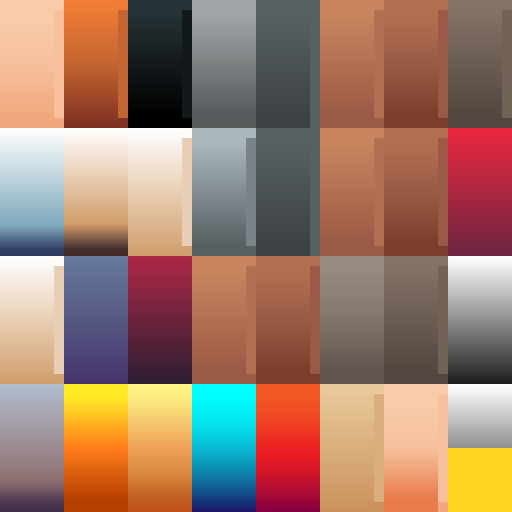
#> input picture assets/source/kaykit-skeletons/skeleton_texture.png, 1024 x 1024 px (shown at 1/2 size)
$ python skeleton-texture.py
#> lines starting #> are read from the running program, lines starting #| are printed output that depends on the picture
# Skelett-Textur auf die Knetkeller-Palette (docs/GDD.md, Stilguide): Farbton und Sättigung aus der Palette,
# Helligkeitsverlauf aus dem Original, damit die Schattierung von KayKit bleibt. Gleiche Größe und Lage wie das Original.
# Aufruf: python3 tools/skeleton-texture.py   (braucht Pillow)
import colorsys
from pathlib import Path
from PIL import Image
ROOT = Path(__file__).resolve().parent.parent
SRC = ROOT / "assets/source/kaykit-skeletons/skeleton_texture.png"
OUT = ROOT / "assets/textures/figures/skeleton/skeleton_keller.png"
src, out = SRC, OUT
hexrgb = lambda h: tuple(int(h[i:i+2], 16) for i in (1, 3, 5))
P = {"knochen": hexrgb("#E2D3B4"), "gefahr": hexrgb("#C8432F"), "schatten": hexrgb("#2A2230"), "metall": hexrgb("#5E6168"),
     "akzent": hexrgb("#E8B23A"), "holz": hexrgb("#8A5A34"), "kuehl": hexrgb("#4E6670"), "moos": hexrgb("#6B7048")}
def shade(c, l, ref):
    # Farbton und Sättigung aus der Palette, Helligkeitsverlauf aus dem Original (leicht gedeckt)
    ph, pl, ps = colorsys.rgb_to_hls(*(v / 255 for v in c))
    r, g, b = colorsys.hls_to_rgb(ph, min(0.92, l * 0.92), min(ps, 0.75))
    return (round(r * 255), round(g * 255), round(b * 255))
def recolor(r, g, b):
    h, l, s = colorsys.rgb_to_hls(r/255, g/255, b/255); d = h * 360
    if l < 0.1: return P["schatten"]
    if s < 0.15: return shade(P["metall"], l, 0.5)
    if d < 15 or d >= 330: return shade(P["gefahr"], l, 0.45)
    if d < 45: return shade(P["knochen"], l, 0.75) if l > 0.45 else shade(P["holz"], l, 0.35)
    if d < 70: return shade(P["akzent"], l, 0.55)
    if d < 170: return shade(P["moos"], l, 0.45)
    if d < 260: return shade(P["kuehl"], l, 0.45)
    return shade(P["schatten"], l, 0.3)
im = Image.open(src).convert("RGBA"); px = im.load(); cache = {}
#> further down, im is the input picture: PIL image 1024x1024 RGBA; mean R, G, B, A 158, 122.6, 105.3, 255
for y in range(im.height):
    for x in range(im.width):
        r, g, b, a = px[x, y]
        if (r, g, b) not in cache: cache[(r, g, b)] = recolor(r, g, b)
        px[x, y] = cache[(r, g, b)] + (a,)
im.save(out)
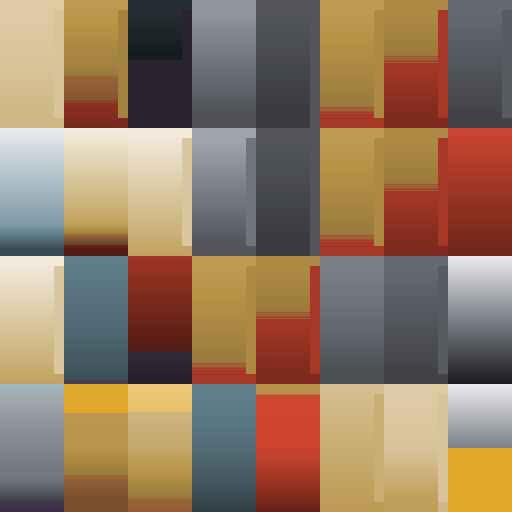
#> saved as skeleton_keller.png: PIL image 1024x1024 RGBA (shown at 1/2 size); mean R, G, B, A 145.5, 119.8, 95.9, 255

$ run again, with assets/source/kaykit-adventurers/rogue_texture.png copied over assets/source/kaykit-skeletons/skeleton_texture.png
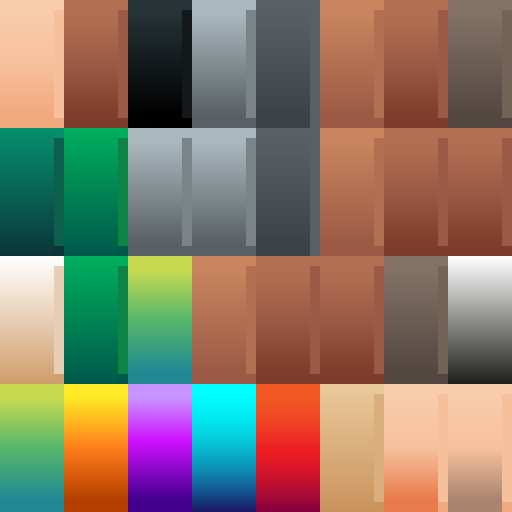
#> input picture assets/source/kaykit-adventurers/rogue_texture.png, 1024 x 1024 px (shown at 1/2 size)
#> im is the input picture: PIL image 1024x1024 RGBA; mean R, G, B, A 136.6, 120.1, 102.4, 255
#> `im.save(out)`:
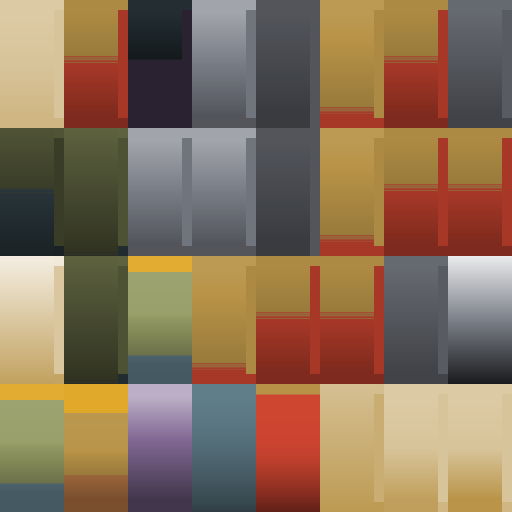
#> saved as skeleton_keller.png: PIL image 1024x1024 RGBA (shown at 1/2 size); mean R, G, B, A 136.2, 111.5, 86.8, 255
